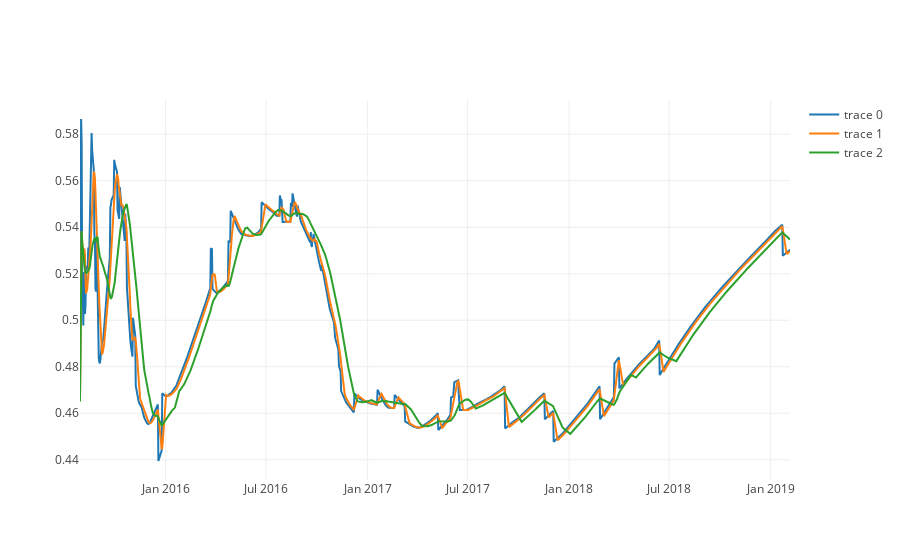

This figure's notebook cell:
### Code cell
traces = []
x = mining_reward_gini_by_date['date']
gini_list = ['gini', 'gini_sma_7', 'gini_sma_30']
for gini in gini_list:
    y = mining_reward_gini_by_date[gini]
    trace = dict(
        x=x,
        y=y,
        hoverinfo=f'{gini}',
        mode='lines'
    )
    traces.append(trace)
fig = dict(data=traces)

iplot(fig, validate=False)

### Figure 1 — Plotly figure (JSON) as saved in the notebook; plotly's stock layout.template omitted (floating-point values rounded to 4 significant figures; data arrays with more than 128 entries replaced by an {"elided": "..."} marker saying what was removed)
{"data": [{"hoverinfo": "gini", "mode": "lines", "x": {"elided": "1287 str values"}, "y": {"elided": "1287 float values"}}, {"hoverinfo": "gini_sma_7", "mode": "lines", "x": {"elided": "1287 str values"}, "y": {"elided": "1287 float values"}}, {"hoverinfo": "gini_sma_30", "mode": "lines", "x": {"elided": "1287 str values"}, "y": {"elided": "1287 float values"}}], "layout": {}}
